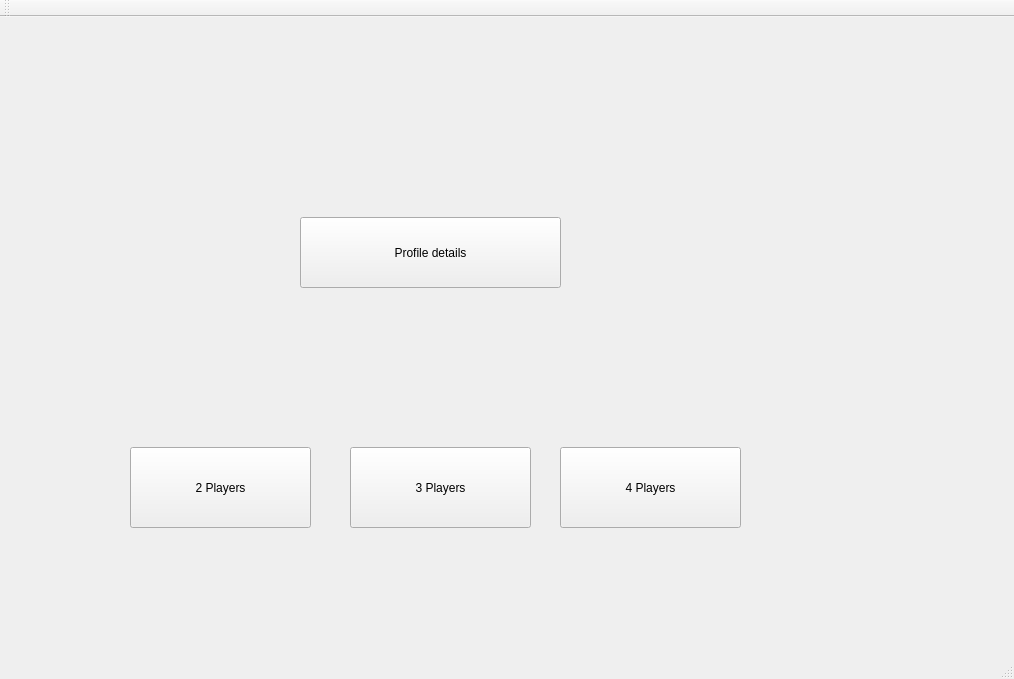
<?xml version="1.0" encoding="UTF-8"?>
<ui version="4.0">
 <class>SecondWindowClass</class>
 <widget class="QMainWindow" name="SecondWindowClass">
  <property name="geometry">
   <rect>
    <x>0</x>
    <y>0</y>
    <width>1014</width>
    <height>679</height>
   </rect>
  </property>
  <property name="windowTitle">
   <string>SecondWindow</string>
  </property>
  <property name="styleSheet">
   <string notr="true">background-image:url(:/newPrefix/images/hartaStrategica3.jpg)</string>
  </property>
  <widget class="QWidget" name="centralWidget">
   <widget class="QPushButton" name="Profil_Button">
    <property name="geometry">
     <rect>
      <x>300</x>
      <y>200</y>
      <width>261</width>
      <height>71</height>
     </rect>
    </property>
    <property name="styleSheet">
     <string notr="true">background-image:url(:/newPrefix/images/white image.png)</string>
    </property>
    <property name="text">
     <string>Profile details</string>
    </property>
   </widget>
   <widget class="QPushButton" name="two_players">
    <property name="geometry">
     <rect>
      <x>130</x>
      <y>430</y>
      <width>181</width>
      <height>81</height>
     </rect>
    </property>
    <property name="styleSheet">
     <string notr="true">background-image:url(:/newPrefix/images/white image.png)</string>
    </property>
    <property name="text">
     <string>2 Players</string>
    </property>
   </widget>
   <widget class="QPushButton" name="three_players">
    <property name="geometry">
     <rect>
      <x>350</x>
      <y>430</y>
      <width>181</width>
      <height>81</height>
     </rect>
    </property>
    <property name="styleSheet">
     <string notr="true">background-image:url(:/newPrefix/images/white image.png)</string>
    </property>
    <property name="text">
     <string>3 Players</string>
    </property>
   </widget>
   <widget class="QPushButton" name="four_players">
    <property name="geometry">
     <rect>
      <x>560</x>
      <y>430</y>
      <width>181</width>
      <height>81</height>
     </rect>
    </property>
    <property name="styleSheet">
     <string notr="true">background-image: url(:/newPrefix/images/white image.png);</string>
    </property>
    <property name="text">
     <string>4 Players</string>
    </property>
   </widget>
  </widget>
  <widget class="QMenuBar" name="menuBar">
   <property name="geometry">
    <rect>
     <x>0</x>
     <y>0</y>
     <width>1014</width>
     <height>22</height>
    </rect>
   </property>
  </widget>
  <widget class="QToolBar" name="mainToolBar">
   <attribute name="toolBarArea">
    <enum>TopToolBarArea</enum>
   </attribute>
   <attribute name="toolBarBreak">
    <bool>false</bool>
   </attribute>
  </widget>
  <widget class="QStatusBar" name="statusBar"/>
 </widget>
 <layoutdefault spacing="6" margin="11"/>
 <resources>
  <include location="LoginInterface.qrc"/>
 </resources>
 <connections/>
</ui>
